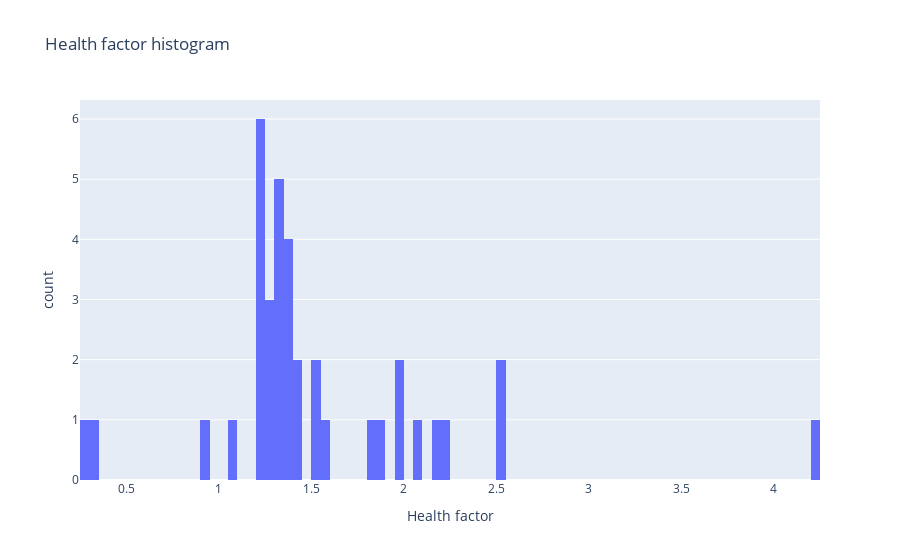

The code cell stored with this chart in its notebook:
### Code cell
# TODO
import plotly.express


figure = plotly.express.histogram(
    loan_stats.loc[loan_stats['Health factor'] < 5],#.astype(float),
    x = 'Health factor',
    nbins = 100,
    title = 'Health factor histogram',
)
figure.show()

### Figure 1 — Plotly figure (JSON) as saved in the notebook; plotly's stock layout.template omitted (floating-point values rounded to 4 significant figures)
{"data": [{"alignmentgroup": "True", "bingroup": "x", "hovertemplate": "Health factor=%{x}<br>count=%{y}<extra></extra>", "legendgroup": "", "marker": {"color": "#636efa", "pattern": {"shape": ""}}, "name": "", "nbinsx": 100, "offsetgroup": "", "orientation": "v", "showlegend": false, "type": "histogram", "x": [1.541, 1.535, 1.443, 1.249, 1.244, 1.354, 0.3115, 1.053, 2.207, 0.2887, 1.225, 1.238, 1.284, 1.332, 1.582, 1.307, 2.501, 0.909, 1.999, 2.167, 4.214, 1.863, 1.802, 2.54, 1.288, 1.378, 1.985, 2.097, 1.434, 1.381, 1.213, 1.212, 1.332, 1.293, 1.372, 1.332, 1.334], "xaxis": "x", "yaxis": "y"}], "layout": {"barmode": "relative", "legend": {"tracegroupgap": 0}, "title": {"text": "Health factor histogram"}, "xaxis": {"anchor": "y", "domain": [0, 1], "title": {"text": "Health factor"}}, "yaxis": {"anchor": "x", "domain": [0, 1], "title": {"text": "count"}}}}
